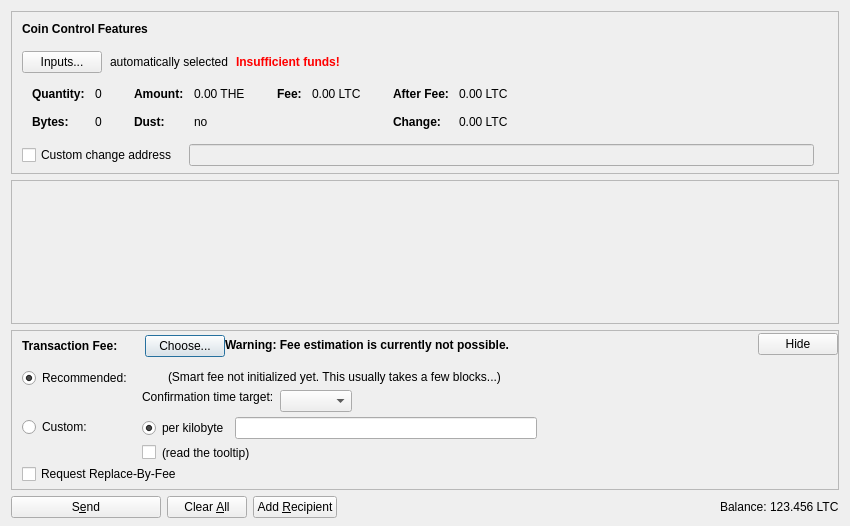
<?xml version="1.0" encoding="UTF-8"?>
<ui version="4.0">
 <class>SendCoinsDialog</class>
 <widget class="QDialog" name="SendCoinsDialog">
  <property name="geometry">
   <rect>
    <x>0</x>
    <y>0</y>
    <width>850</width>
    <height>526</height>
   </rect>
  </property>
  <property name="windowTitle">
   <string>Send Coins</string>
  </property>
  <layout class="QVBoxLayout" name="verticalLayout" stretch="0,1,0,0">
   <property name="bottomMargin">
    <number>8</number>
   </property>
   <item>
    <widget class="QFrame" name="frameCoinControl">
     <property name="sizePolicy">
      <sizepolicy hsizetype="Expanding" vsizetype="Expanding">
       <horstretch>0</horstretch>
       <verstretch>0</verstretch>
      </sizepolicy>
     </property>
     <property name="maximumSize">
      <size>
       <width>16777215</width>
       <height>16777215</height>
      </size>
     </property>
     <property name="frameShape">
      <enum>QFrame::StyledPanel</enum>
     </property>
     <property name="frameShadow">
      <enum>QFrame::Sunken</enum>
     </property>
     <layout class="QVBoxLayout" name="verticalLayoutCoinControl2">
      <property name="spacing">
       <number>0</number>
      </property>
      <property name="leftMargin">
       <number>0</number>
      </property>
      <property name="topMargin">
       <number>0</number>
      </property>
      <property name="rightMargin">
       <number>0</number>
      </property>
      <property name="bottomMargin">
       <number>6</number>
      </property>
      <item>
       <layout class="QVBoxLayout" name="verticalLayoutCoinControl" stretch="0,0,0,0,1">
        <property name="spacing">
         <number>0</number>
        </property>
        <property name="leftMargin">
         <number>10</number>
        </property>
        <property name="topMargin">
         <number>10</number>
        </property>
        <item>
         <layout class="QHBoxLayout" name="horizontalLayoutCoinControl1">
          <property name="bottomMargin">
           <number>15</number>
          </property>
          <item>
           <widget class="QLabel" name="labelCoinControlFeatures">
            <property name="sizePolicy">
             <sizepolicy hsizetype="Preferred" vsizetype="Maximum">
              <horstretch>0</horstretch>
              <verstretch>0</verstretch>
             </sizepolicy>
            </property>
            <property name="font">
             <font>
              <weight>75</weight>
              <bold>true</bold>
             </font>
            </property>
            <property name="styleSheet">
             <string notr="true">font-weight:bold;</string>
            </property>
            <property name="text">
             <string>Coin Control Features</string>
            </property>
           </widget>
          </item>
         </layout>
        </item>
        <item>
         <layout class="QHBoxLayout" name="horizontalLayoutCoinControl2" stretch="0,0,0,0">
          <property name="spacing">
           <number>8</number>
          </property>
          <property name="bottomMargin">
           <number>10</number>
          </property>
          <item>
           <widget class="QPushButton" name="pushButtonCoinControl">
            <property name="styleSheet">
             <string notr="true"/>
            </property>
            <property name="text">
             <string>Inputs...</string>
            </property>
            <property name="autoDefault">
             <bool>false</bool>
            </property>
           </widget>
          </item>
          <item>
           <widget class="QLabel" name="labelCoinControlAutomaticallySelected">
            <property name="text">
             <string>automatically selected</string>
            </property>
            <property name="margin">
             <number>5</number>
            </property>
           </widget>
          </item>
          <item>
           <widget class="QLabel" name="labelCoinControlInsuffFunds">
            <property name="font">
             <font>
              <weight>75</weight>
              <bold>true</bold>
             </font>
            </property>
            <property name="styleSheet">
             <string notr="true">color:red;font-weight:bold;</string>
            </property>
            <property name="text">
             <string>Insufficient funds!</string>
            </property>
            <property name="margin">
             <number>5</number>
            </property>
           </widget>
          </item>
          <item>
           <spacer name="horizontalSpacerCoinControl">
            <property name="orientation">
             <enum>Qt::Horizontal</enum>
            </property>
            <property name="sizeHint" stdset="0">
             <size>
              <width>40</width>
              <height>1</height>
             </size>
            </property>
           </spacer>
          </item>
         </layout>
        </item>
        <item>
         <widget class="QWidget" name="widgetCoinControl" native="true">
          <property name="sizePolicy">
           <sizepolicy hsizetype="Preferred" vsizetype="Preferred">
            <horstretch>0</horstretch>
            <verstretch>0</verstretch>
           </sizepolicy>
          </property>
          <property name="minimumSize">
           <size>
            <width>0</width>
            <height>0</height>
           </size>
          </property>
          <property name="styleSheet">
           <string notr="true"/>
          </property>
          <layout class="QHBoxLayout" name="horizontalLayoutCoinControl5">
           <property name="leftMargin">
            <number>0</number>
           </property>
           <property name="topMargin">
            <number>0</number>
           </property>
           <property name="rightMargin">
            <number>0</number>
           </property>
           <property name="bottomMargin">
            <number>0</number>
           </property>
           <item>
            <layout class="QHBoxLayout" name="horizontalLayoutCoinControl3" stretch="0,0,0,1">
             <property name="spacing">
              <number>20</number>
             </property>
             <property name="topMargin">
              <number>0</number>
             </property>
             <property name="bottomMargin">
              <number>10</number>
             </property>
             <item>
              <layout class="QFormLayout" name="formLayoutCoinControl1">
               <property name="horizontalSpacing">
                <number>10</number>
               </property>
               <property name="verticalSpacing">
                <number>14</number>
               </property>
               <property name="leftMargin">
                <number>10</number>
               </property>
               <property name="topMargin">
                <number>4</number>
               </property>
               <property name="rightMargin">
                <number>6</number>
               </property>
               <item row="0" column="0">
                <widget class="QLabel" name="labelCoinControlQuantityText">
                 <property name="font">
                  <font>
                   <weight>75</weight>
                   <bold>true</bold>
                  </font>
                 </property>
                 <property name="text">
                  <string>Quantity:</string>
                 </property>
                 <property name="margin">
                  <number>0</number>
                 </property>
                </widget>
               </item>
               <item row="0" column="1">
                <widget class="QLabel" name="labelCoinControlQuantity">
                 <property name="cursor">
                  <cursorShape>IBeamCursor</cursorShape>
                 </property>
                 <property name="contextMenuPolicy">
                  <enum>Qt::ActionsContextMenu</enum>
                 </property>
                 <property name="text">
                  <string notr="true">0</string>
                 </property>
                 <property name="margin">
                  <number>0</number>
                 </property>
                 <property name="textInteractionFlags">
                  <set>Qt::LinksAccessibleByMouse|Qt::TextSelectableByKeyboard|Qt::TextSelectableByMouse</set>
                 </property>
                </widget>
               </item>
               <item row="1" column="0">
                <widget class="QLabel" name="labelCoinControlBytesText">
                 <property name="font">
                  <font>
                   <weight>75</weight>
                   <bold>true</bold>
                  </font>
                 </property>
                 <property name="text">
                  <string>Bytes:</string>
                 </property>
                </widget>
               </item>
               <item row="1" column="1">
                <widget class="QLabel" name="labelCoinControlBytes">
                 <property name="cursor">
                  <cursorShape>IBeamCursor</cursorShape>
                 </property>
                 <property name="contextMenuPolicy">
                  <enum>Qt::ActionsContextMenu</enum>
                 </property>
                 <property name="text">
                  <string notr="true">0</string>
                 </property>
                 <property name="textInteractionFlags">
                  <set>Qt::LinksAccessibleByMouse|Qt::TextSelectableByKeyboard|Qt::TextSelectableByMouse</set>
                 </property>
                </widget>
               </item>
              </layout>
             </item>
             <item>
              <layout class="QFormLayout" name="formLayoutCoinControl2">
               <property name="horizontalSpacing">
                <number>10</number>
               </property>
               <property name="verticalSpacing">
                <number>14</number>
               </property>
               <property name="leftMargin">
                <number>6</number>
               </property>
               <property name="topMargin">
                <number>4</number>
               </property>
               <property name="rightMargin">
                <number>6</number>
               </property>
               <item row="0" column="0">
                <widget class="QLabel" name="labelCoinControlAmountText">
                 <property name="font">
                  <font>
                   <weight>75</weight>
                   <bold>true</bold>
                  </font>
                 </property>
                 <property name="text">
                  <string>Amount:</string>
                 </property>
                 <property name="margin">
                  <number>0</number>
                 </property>
                </widget>
               </item>
               <item row="0" column="1">
                <widget class="QLabel" name="labelCoinControlAmount">
                 <property name="cursor">
                  <cursorShape>IBeamCursor</cursorShape>
                 </property>
                 <property name="contextMenuPolicy">
                  <enum>Qt::ActionsContextMenu</enum>
                 </property>
                 <property name="text">
                  <string notr="true">0.00 THE</string>
                 </property>
                 <property name="textInteractionFlags">
                  <set>Qt::LinksAccessibleByMouse|Qt::TextSelectableByKeyboard|Qt::TextSelectableByMouse</set>
                 </property>
                </widget>
               </item>
               <item row="1" column="0">
                <widget class="QLabel" name="labelCoinControlLowOutputText">
                 <property name="font">
                  <font>
                   <weight>75</weight>
                   <bold>true</bold>
                  </font>
                 </property>
                 <property name="text">
                  <string>Dust:</string>
                 </property>
                </widget>
               </item>
               <item row="1" column="1">
                <widget class="QLabel" name="labelCoinControlLowOutput">
                 <property name="cursor">
                  <cursorShape>IBeamCursor</cursorShape>
                 </property>
                 <property name="contextMenuPolicy">
                  <enum>Qt::ActionsContextMenu</enum>
                 </property>
                 <property name="text">
                  <string notr="true">no</string>
                 </property>
                 <property name="textInteractionFlags">
                  <set>Qt::LinksAccessibleByMouse|Qt::TextSelectableByKeyboard|Qt::TextSelectableByMouse</set>
                 </property>
                </widget>
               </item>
              </layout>
             </item>
             <item>
              <layout class="QFormLayout" name="formLayoutCoinControl3">
               <property name="horizontalSpacing">
                <number>10</number>
               </property>
               <property name="verticalSpacing">
                <number>14</number>
               </property>
               <property name="leftMargin">
                <number>6</number>
               </property>
               <property name="topMargin">
                <number>4</number>
               </property>
               <property name="rightMargin">
                <number>6</number>
               </property>
               <item row="0" column="0">
                <widget class="QLabel" name="labelCoinControlFeeText">
                 <property name="font">
                  <font>
                   <weight>75</weight>
                   <bold>true</bold>
                  </font>
                 </property>
                 <property name="text">
                  <string>Fee:</string>
                 </property>
                 <property name="margin">
                  <number>0</number>
                 </property>
                </widget>
               </item>
               <item row="0" column="1">
                <widget class="QLabel" name="labelCoinControlFee">
                 <property name="cursor">
                  <cursorShape>IBeamCursor</cursorShape>
                 </property>
                 <property name="contextMenuPolicy">
                  <enum>Qt::ActionsContextMenu</enum>
                 </property>
                 <property name="text">
                  <string notr="true">0.00 LTC</string>
                 </property>
                 <property name="textInteractionFlags">
                  <set>Qt::LinksAccessibleByMouse|Qt::TextSelectableByKeyboard|Qt::TextSelectableByMouse</set>
                 </property>
                </widget>
               </item>
              </layout>
             </item>
             <item>
              <layout class="QFormLayout" name="formLayoutCoinControl4">
               <property name="horizontalSpacing">
                <number>10</number>
               </property>
               <property name="verticalSpacing">
                <number>14</number>
               </property>
               <property name="leftMargin">
                <number>6</number>
               </property>
               <property name="topMargin">
                <number>4</number>
               </property>
               <property name="rightMargin">
                <number>6</number>
               </property>
               <item row="0" column="0">
                <widget class="QLabel" name="labelCoinControlAfterFeeText">
                 <property name="font">
                  <font>
                   <weight>75</weight>
                   <bold>true</bold>
                  </font>
                 </property>
                 <property name="text">
                  <string>After Fee:</string>
                 </property>
                 <property name="margin">
                  <number>0</number>
                 </property>
                </widget>
               </item>
               <item row="0" column="1">
                <widget class="QLabel" name="labelCoinControlAfterFee">
                 <property name="cursor">
                  <cursorShape>IBeamCursor</cursorShape>
                 </property>
                 <property name="contextMenuPolicy">
                  <enum>Qt::ActionsContextMenu</enum>
                 </property>
                 <property name="text">
                  <string notr="true">0.00 LTC</string>
                 </property>
                 <property name="textInteractionFlags">
                  <set>Qt::LinksAccessibleByMouse|Qt::TextSelectableByKeyboard|Qt::TextSelectableByMouse</set>
                 </property>
                </widget>
               </item>
               <item row="1" column="0">
                <widget class="QLabel" name="labelCoinControlChangeText">
                 <property name="font">
                  <font>
                   <weight>75</weight>
                   <bold>true</bold>
                  </font>
                 </property>
                 <property name="text">
                  <string>Change:</string>
                 </property>
                </widget>
               </item>
               <item row="1" column="1">
                <widget class="QLabel" name="labelCoinControlChange">
                 <property name="cursor">
                  <cursorShape>IBeamCursor</cursorShape>
                 </property>
                 <property name="contextMenuPolicy">
                  <enum>Qt::ActionsContextMenu</enum>
                 </property>
                 <property name="text">
                  <string notr="true">0.00 LTC</string>
                 </property>
                 <property name="textInteractionFlags">
                  <set>Qt::LinksAccessibleByMouse|Qt::TextSelectableByKeyboard|Qt::TextSelectableByMouse</set>
                 </property>
                </widget>
               </item>
              </layout>
             </item>
            </layout>
           </item>
          </layout>
         </widget>
        </item>
        <item>
         <layout class="QHBoxLayout" name="horizontalLayoutCoinControl4" stretch="0,0,0">
          <property name="spacing">
           <number>12</number>
          </property>
          <property name="sizeConstraint">
           <enum>QLayout::SetDefaultConstraint</enum>
          </property>
          <property name="topMargin">
           <number>5</number>
          </property>
          <property name="rightMargin">
           <number>5</number>
          </property>
          <item>
           <widget class="QCheckBox" name="checkBoxCoinControlChange">
            <property name="toolTip">
             <string>If this is activated, but the change address is empty or invalid, change will be sent to a newly generated address.</string>
            </property>
            <property name="text">
             <string>Custom change address</string>
            </property>
           </widget>
          </item>
          <item>
           <widget class="QValidatedLineEdit" name="lineEditCoinControlChange">
            <property name="enabled">
             <bool>false</bool>
            </property>
            <property name="sizePolicy">
             <sizepolicy hsizetype="Expanding" vsizetype="Fixed">
              <horstretch>0</horstretch>
              <verstretch>0</verstretch>
             </sizepolicy>
            </property>
           </widget>
          </item>
          <item>
           <widget class="QLabel" name="labelCoinControlChangeLabel">
            <property name="sizePolicy">
             <sizepolicy hsizetype="Preferred" vsizetype="Expanding">
              <horstretch>0</horstretch>
              <verstretch>0</verstretch>
             </sizepolicy>
            </property>
            <property name="minimumSize">
             <size>
              <width>0</width>
              <height>0</height>
             </size>
            </property>
            <property name="text">
             <string/>
            </property>
            <property name="margin">
             <number>3</number>
            </property>
           </widget>
          </item>
         </layout>
        </item>
        <item>
         <spacer name="verticalSpacerCoinControl">
          <property name="orientation">
           <enum>Qt::Vertical</enum>
          </property>
          <property name="sizeHint" stdset="0">
           <size>
            <width>800</width>
            <height>1</height>
           </size>
          </property>
         </spacer>
        </item>
       </layout>
      </item>
     </layout>
    </widget>
   </item>
   <item>
    <widget class="QScrollArea" name="scrollArea">
     <property name="widgetResizable">
      <bool>true</bool>
     </property>
     <widget class="QWidget" name="scrollAreaWidgetContents">
      <property name="geometry">
       <rect>
        <x>0</x>
        <y>0</y>
        <width>830</width>
        <height>104</height>
       </rect>
      </property>
      <layout class="QVBoxLayout" name="verticalLayout_2" stretch="0,1">
       <property name="leftMargin">
        <number>0</number>
       </property>
       <property name="topMargin">
        <number>0</number>
       </property>
       <property name="rightMargin">
        <number>0</number>
       </property>
       <property name="bottomMargin">
        <number>0</number>
       </property>
       <item>
        <layout class="QVBoxLayout" name="entries">
         <property name="spacing">
          <number>6</number>
         </property>
        </layout>
       </item>
       <item>
        <spacer name="verticalSpacer">
         <property name="orientation">
          <enum>Qt::Vertical</enum>
         </property>
         <property name="sizeHint" stdset="0">
          <size>
           <width>20</width>
           <height>40</height>
          </size>
         </property>
        </spacer>
       </item>
      </layout>
     </widget>
    </widget>
   </item>
   <item>
    <widget class="QFrame" name="frameFee">
     <property name="sizePolicy">
      <sizepolicy hsizetype="Expanding" vsizetype="Expanding">
       <horstretch>0</horstretch>
       <verstretch>0</verstretch>
      </sizepolicy>
     </property>
     <property name="maximumSize">
      <size>
       <width>16777215</width>
       <height>16777215</height>
      </size>
     </property>
     <property name="frameShape">
      <enum>QFrame::StyledPanel</enum>
     </property>
     <property name="frameShadow">
      <enum>QFrame::Sunken</enum>
     </property>
     <layout class="QVBoxLayout" name="verticalLayoutFee1">
      <property name="spacing">
       <number>0</number>
      </property>
      <property name="leftMargin">
       <number>0</number>
      </property>
      <property name="topMargin">
       <number>0</number>
      </property>
      <property name="rightMargin">
       <number>0</number>
      </property>
      <property name="bottomMargin">
       <number>0</number>
      </property>
      <item>
       <layout class="QVBoxLayout" name="verticalLayoutFee2" stretch="0,0,0">
        <property name="spacing">
         <number>0</number>
        </property>
        <property name="leftMargin">
         <number>10</number>
        </property>
        <property name="topMargin">
         <number>0</number>
        </property>
        <item>
         <layout class="QHBoxLayout" name="horizontalLayoutFee1">
          <property name="bottomMargin">
           <number>0</number>
          </property>
          <item>
           <layout class="QVBoxLayout" name="verticalLayoutFee7">
            <property name="spacing">
             <number>0</number>
            </property>
            <item>
             <spacer name="verticalSpacerSmartFee">
              <property name="orientation">
               <enum>Qt::Vertical</enum>
              </property>
              <property name="sizeType">
               <enum>QSizePolicy::Fixed</enum>
              </property>
              <property name="sizeHint" stdset="0">
               <size>
                <width>1</width>
                <height>4</height>
               </size>
              </property>
             </spacer>
            </item>
            <item>
             <layout class="QHBoxLayout" name="horizontalLayoutSmartFee">
              <property name="spacing">
               <number>10</number>
              </property>
              <item>
               <widget class="QLabel" name="labelFeeHeadline">
                <property name="sizePolicy">
                 <sizepolicy hsizetype="Preferred" vsizetype="Maximum">
                  <horstretch>0</horstretch>
                  <verstretch>0</verstretch>
                 </sizepolicy>
                </property>
                <property name="font">
                 <font>
                  <weight>75</weight>
                  <bold>true</bold>
                 </font>
                </property>
                <property name="styleSheet">
                 <string notr="true">font-weight:bold;</string>
                </property>
                <property name="text">
                 <string>Transaction Fee:</string>
                </property>
               </widget>
              </item>
              <item>
               <widget class="QLabel" name="labelFeeMinimized">
                <property name="text">
                 <string/>
                </property>
               </widget>
              </item>
              <item>
               <widget class="QPushButton" name="buttonChooseFee">
                <property name="text">
                 <string>Choose...</string>
                </property>
               </widget>
              </item>
             </layout>
            </item>
            <item>
             <spacer name="verticalSpacer_5">
              <property name="orientation">
               <enum>Qt::Vertical</enum>
              </property>
              <property name="sizeHint" stdset="0">
               <size>
                <width>1</width>
                <height>1</height>
               </size>
              </property>
             </spacer>
            </item>
           </layout>
          </item>
          <item>
           <widget class="QLabel" name="fallbackFeeWarningLabel">
            <property name="toolTip">
             <string>Using the fallbackfee can result in sending a transaction that will take several hours or days (or never) to confirm. Consider choosing your fee manually or wait until you have validated the complete chain.</string>
            </property>
            <property name="font">
            <font>
                <weight>75</weight>
                <bold>true</bold>
            </font>
            </property>
            <property name="text">
             <string>Warning: Fee estimation is currently not possible.</string>
            </property>
            <property name="wordWrap">
             <bool>false</bool>
            </property>
           </widget>
          </item>
          <item>
           <spacer name="horizontalSpacer_4">
            <property name="orientation">
             <enum>Qt::Horizontal</enum>
            </property>
            <property name="sizeType">
             <enum>QSizePolicy::MinimumExpanding</enum>
            </property>
            <property name="sizeHint" stdset="0">
             <size>
              <width>40</width>
              <height>20</height>
             </size>
            </property>
           </spacer>
          </item>
          <item>
           <widget class="QPushButton" name="buttonMinimizeFee">
            <property name="toolTip">
             <string>collapse fee-settings</string>
            </property>
            <property name="text">
             <string>Hide</string>
            </property>
           </widget>
          </item>
         </layout>
        </item>
        <item>
         <widget class="QFrame" name="frameFeeSelection">
          <layout class="QVBoxLayout" name="verticalLayoutFee12">
           <property name="spacing">
            <number>0</number>
           </property>
           <property name="leftMargin">
            <number>0</number>
           </property>
           <property name="topMargin">
            <number>0</number>
           </property>
           <property name="rightMargin">
            <number>0</number>
           </property>
           <property name="bottomMargin">
            <number>0</number>
           </property>
           <item>
            <layout class="QGridLayout" name="gridLayoutFee">
             <property name="topMargin">
              <number>10</number>
             </property>
             <property name="bottomMargin">
              <number>4</number>
             </property>
             <property name="horizontalSpacing">
              <number>10</number>
             </property>
             <property name="verticalSpacing">
              <number>4</number>
             </property>
             <item row="1" column="1">
              <layout class="QVBoxLayout" name="verticalLayoutFee8">
               <property name="spacing">
                <number>6</number>
               </property>
               <item>
                <layout class="QHBoxLayout" name="horizontalLayoutFee13">
                 <item>
                  <widget class="QRadioButton" name="radioCustomPerKilobyte">
                   <property name="toolTip">
                    <string>If the custom fee is set to 1000 satoshis and the transaction is only 250 bytes, then &quot;per kilobyte&quot; only pays 250 satoshis in fee, while &quot;total at least&quot; pays 1000 satoshis. For transactions bigger than a kilobyte both pay by kilobyte.</string>
                   </property>
                   <property name="text">
                    <string>per kilobyte</string>
                   </property>
                   <property name="checked">
                    <bool>true</bool>
                   </property>
                   <attribute name="buttonGroup">
                    <string notr="true">groupCustomFee</string>
                   </attribute>
                  </widget>
                 </item>
                 <item>
                  <widget class="BitcoinAmountField" name="customFee"/>
                 </item>
                 <item>
                  <spacer name="horizontalSpacer_6">
                   <property name="orientation">
                    <enum>Qt::Horizontal</enum>
                   </property>
                   <property name="sizeHint" stdset="0">
                    <size>
                     <width>1</width>
                     <height>1</height>
                    </size>
                   </property>
                  </spacer>
                 </item>
                </layout>
               </item>
               <item>
                <layout class="QHBoxLayout" name="horizontalLayoutFee8">
                 <item>
                  <widget class="QCheckBox" name="checkBoxMinimumFee">
                   <property name="toolTip">
                    <string>Paying only the minimum fee is just fine as long as there is less transaction volume than space in the blocks. But be aware that this can end up in a never confirming transaction once there is more demand for litecoin transactions than the network can process.</string>
                   </property>
                   <property name="text">
                    <string/>
                   </property>
                  </widget>
                 </item>
                 <item>
                  <widget class="QLabel" name="labelMinFeeWarning">
                   <property name="enabled">
                    <bool>true</bool>
                   </property>
                   <property name="toolTip">
                    <string>Paying only the minimum fee is just fine as long as there is less transaction volume than space in the blocks. But be aware that this can end up in a never confirming transaction once there is more demand for litecoin transactions than the network can process.</string>
                   </property>
                   <property name="text">
                    <string>(read the tooltip)</string>
                   </property>
                   <property name="margin">
                    <number>5</number>
                   </property>
                  </widget>
                 </item>
                 <item>
                  <spacer name="horizontalSpacer_2">
                   <property name="orientation">
                    <enum>Qt::Horizontal</enum>
                   </property>
                   <property name="sizeHint" stdset="0">
                    <size>
                     <width>1</width>
                     <height>1</height>
                    </size>
                   </property>
                  </spacer>
                 </item>
                </layout>
               </item>
              </layout>
             </item>
             <item row="0" column="0">
              <layout class="QVBoxLayout" name="verticalLayoutFee4" stretch="0,1">
               <item>
                <widget class="QRadioButton" name="radioSmartFee">
                 <property name="text">
                  <string>Recommended:</string>
                 </property>
                 <property name="checked">
                  <bool>true</bool>
                 </property>
                 <attribute name="buttonGroup">
                  <string notr="true">groupFee</string>
                 </attribute>
                </widget>
               </item>
               <item>
                <spacer name="verticalSpacer_2">
                 <property name="orientation">
                  <enum>Qt::Vertical</enum>
                 </property>
                 <property name="sizeHint" stdset="0">
                  <size>
                   <width>1</width>
                   <height>1</height>
                  </size>
                 </property>
                </spacer>
               </item>
              </layout>
             </item>
             <item row="1" column="0">
              <layout class="QVBoxLayout" name="verticalLayoutFee9" stretch="0,1">
               <item>
                <widget class="QRadioButton" name="radioCustomFee">
                 <property name="text">
                  <string>Custom:</string>
                 </property>
                 <attribute name="buttonGroup">
                  <string notr="true">groupFee</string>
                 </attribute>
                </widget>
               </item>
               <item>
                <spacer name="verticalSpacer_6">
                 <property name="orientation">
                  <enum>Qt::Vertical</enum>
                 </property>
                 <property name="sizeHint" stdset="0">
                  <size>
                   <width>1</width>
                   <height>1</height>
                  </size>
                 </property>
                </spacer>
               </item>
              </layout>
             </item>
             <item row="0" column="1">
              <layout class="QVBoxLayout" name="verticalLayoutFee3" stretch="0,0,1">
               <property name="spacing">
                <number>6</number>
               </property>
               <property name="topMargin">
                <number>2</number>
               </property>
               <item>
                <layout class="QHBoxLayout" name="horizontalLayoutFee12">
                 <item>
                  <widget class="QLabel" name="labelSmartFee">
                   <property name="text">
                    <string/>
                   </property>
                   <property name="margin">
                    <number>2</number>
                   </property>
                  </widget>
                 </item>
                 <item>
                  <widget class="QLabel" name="labelFeeEstimation">
                   <property name="text">
                    <string/>
                   </property>
                  </widget>
                 </item>
                 <item>
                  <widget class="QLabel" name="labelSmartFee2">
                   <property name="text">
                    <string>(Smart fee not initialized yet. This usually takes a few blocks...)</string>
                   </property>
                   <property name="margin">
                    <number>2</number>
                   </property>
                  </widget>
                 </item>
                 <item>
                  <spacer name="horizontalSpacer_5">
                   <property name="orientation">
                    <enum>Qt::Horizontal</enum>
                   </property>
                   <property name="sizeHint" stdset="0">
                    <size>
                     <width>1</width>
                     <height>1</height>
                    </size>
                   </property>
                  </spacer>
                 </item>
                </layout>
               </item>
               <item>
                <layout class="QHBoxLayout" name="horizontalLayoutFee9">
                 <item>
                  <layout class="QVBoxLayout" name="verticalLayoutFee6">
                   <item>
                    <widget class="QLabel" name="labelSmartFee3">
                     <property name="text">
                      <string>Confirmation time target:</string>
                     </property>
                     <property name="margin">
                      <number>2</number>
                     </property>
                    </widget>
                   </item>
                   <item>
                    <spacer name="verticalSpacer_3">
                     <property name="orientation">
                      <enum>Qt::Vertical</enum>
                     </property>
                     <property name="sizeHint" stdset="0">
                      <size>
                       <width>1</width>
                       <height>1</height>
                      </size>
                     </property>
                    </spacer>
                   </item>
                  </layout>
                 </item>
                 <item>
                  <layout class="QVBoxLayout" name="verticalLayoutFee5">
                   <property name="rightMargin">
                    <number>30</number>
                   </property>
                   <item>
                    <layout class="QHBoxLayout" name="horizontalLayoutConfTarget">
                     <property name="bottomMargin">
                      <number>0</number>
                     </property>
                     <item>
                      <widget class="QComboBox" name="confTargetSelector"/>
                     </item>
                     <item>
                      <spacer name="horizontalSpacerConfTarget">
                       <property name="orientation">
                        <enum>Qt::Horizontal</enum>
                       </property>
                       <property name="sizeHint" stdset="0">
                        <size>
                         <width>40</width>
                         <height>20</height>
                        </size>
                       </property>
                      </spacer>
                     </item>
                    </layout>
                   </item>
                  </layout>
                 </item>
                </layout>
               </item>
               <item>
                <spacer name="verticalSpacer_4">
                 <property name="orientation">
                  <enum>Qt::Vertical</enum>
                 </property>
                 <property name="sizeHint" stdset="0">
                  <size>
                   <width>1</width>
                   <height>1</height>
                  </size>
                 </property>
                </spacer>
               </item>
              </layout>
             </item>
            </layout>
           </item>
           <item>
            <widget class="QCheckBox" name="optInRBF">
             <property name="text">
              <string>Request Replace-By-Fee</string>
             </property>
             <property name="toolTip">
              <string>Indicates that the sender may wish to replace this transaction with a new one paying higher fees (prior to being confirmed).</string>
             </property>
            </widget>
           </item>
          </layout>
         </widget>
        </item>
        <item>
         <spacer name="verticalSpacerFee">
          <property name="orientation">
           <enum>Qt::Vertical</enum>
          </property>
          <property name="sizeHint" stdset="0">
           <size>
            <width>40</width>
            <height>5</height>
           </size>
          </property>
         </spacer>
        </item>
       </layout>
      </item>
     </layout>
    </widget>
   </item>
   <item>
    <layout class="QHBoxLayout" name="horizontalLayout">
     <item>
      <widget class="QPushButton" name="sendButton">
       <property name="minimumSize">
        <size>
         <width>150</width>
         <height>0</height>
        </size>
       </property>
       <property name="toolTip">
        <string>Confirm the send action</string>
       </property>
       <property name="text">
        <string>S&amp;end</string>
       </property>
       <property name="icon">
        <iconset resource="../bitcoin.qrc">
         <normaloff>:/icons/send</normaloff>:/icons/send</iconset>
       </property>
       <property name="autoDefault">
        <bool>false</bool>
       </property>
       <property name="default">
        <bool>false</bool>
       </property>
      </widget>
     </item>
     <item>
      <widget class="QPushButton" name="clearButton">
       <property name="sizePolicy">
        <sizepolicy hsizetype="Minimum" vsizetype="Fixed">
         <horstretch>0</horstretch>
         <verstretch>0</verstretch>
        </sizepolicy>
       </property>
       <property name="toolTip">
        <string>Clear all fields of the form.</string>
       </property>
       <property name="text">
        <string>Clear &amp;All</string>
       </property>
       <property name="icon">
        <iconset resource="../bitcoin.qrc">
         <normaloff>:/icons/remove</normaloff>:/icons/remove</iconset>
       </property>
       <property name="autoDefault">
        <bool>false</bool>
       </property>
      </widget>
     </item>
     <item>
      <widget class="QPushButton" name="addButton">
       <property name="toolTip">
        <string>Send to multiple recipients at once</string>
       </property>
       <property name="text">
        <string>Add &amp;Recipient</string>
       </property>
       <property name="icon">
        <iconset resource="../bitcoin.qrc">
         <normaloff>:/icons/add</normaloff>:/icons/add</iconset>
       </property>
       <property name="autoDefault">
        <bool>false</bool>
       </property>
      </widget>
     </item>
     <item>
      <spacer name="horizontalSpacer">
       <property name="orientation">
        <enum>Qt::Horizontal</enum>
       </property>
       <property name="sizeHint" stdset="0">
        <size>
         <width>40</width>
         <height>20</height>
        </size>
       </property>
      </spacer>
     </item>
     <item>
      <layout class="QHBoxLayout" name="horizontalLayout_2">
       <property name="spacing">
        <number>3</number>
       </property>
       <item>
        <widget class="QLabel" name="label">
         <property name="sizePolicy">
          <sizepolicy hsizetype="Preferred" vsizetype="Fixed">
           <horstretch>0</horstretch>
           <verstretch>0</verstretch>
          </sizepolicy>
         </property>
         <property name="text">
          <string>Balance:</string>
         </property>
        </widget>
       </item>
       <item>
        <widget class="QLabel" name="labelBalance">
         <property name="sizePolicy">
          <sizepolicy hsizetype="Preferred" vsizetype="Fixed">
           <horstretch>0</horstretch>
           <verstretch>0</verstretch>
          </sizepolicy>
         </property>
         <property name="cursor">
          <cursorShape>IBeamCursor</cursorShape>
         </property>
         <property name="text">
          <string notr="true">123.456 LTC</string>
         </property>
         <property name="textInteractionFlags">
          <set>Qt::LinksAccessibleByMouse|Qt::TextSelectableByKeyboard|Qt::TextSelectableByMouse</set>
         </property>
        </widget>
       </item>
      </layout>
     </item>
    </layout>
   </item>
  </layout>
 </widget>
 <customwidgets>
  <customwidget>
   <class>QValidatedLineEdit</class>
   <extends>QLineEdit</extends>
   <header>qvalidatedlineedit.h</header>
  </customwidget>
  <customwidget>
   <class>BitcoinAmountField</class>
   <extends>QLineEdit</extends>
   <header>bitcoinamountfield.h</header>
   <container>1</container>
  </customwidget>
 </customwidgets>
 <resources>
  <include location="../bitcoin.qrc"/>
 </resources>
 <connections/>
 <buttongroups>
  <buttongroup name="groupFee"/>
  <buttongroup name="groupCustomFee"/>
 </buttongroups>
</ui>
